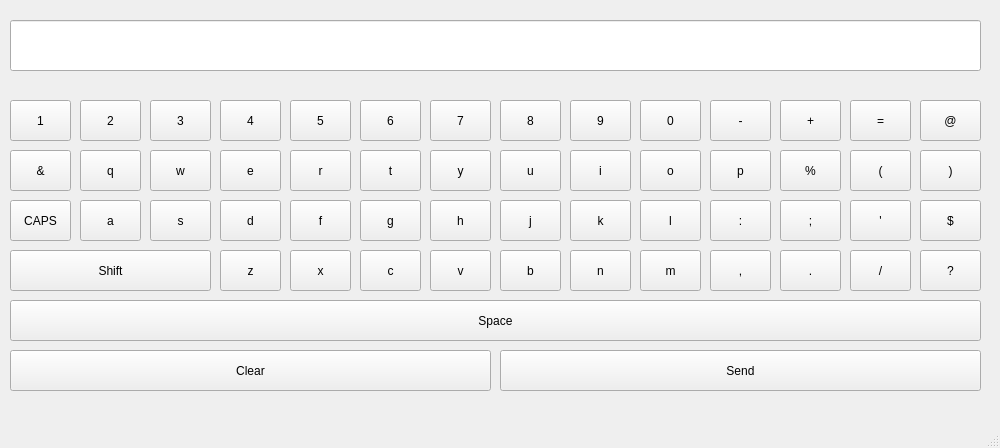
<?xml version="1.0" encoding="UTF-8"?>
<ui version="4.0">
 <class>MainWindow</class>
 <widget class="QMainWindow" name="MainWindow">
  <property name="geometry">
   <rect>
    <x>0</x>
    <y>0</y>
    <width>1000</width>
    <height>448</height>
   </rect>
  </property>
  <property name="windowTitle">
   <string>Keyboard</string>
  </property>
  <widget class="QWidget" name="centralwidget">
   <widget class="QPushButton" name="btn_one">
    <property name="geometry">
     <rect>
      <x>10</x>
      <y>100</y>
      <width>61</width>
      <height>41</height>
     </rect>
    </property>
    <property name="text">
     <string>1</string>
    </property>
   </widget>
   <widget class="QPushButton" name="btn_two">
    <property name="geometry">
     <rect>
      <x>80</x>
      <y>100</y>
      <width>61</width>
      <height>41</height>
     </rect>
    </property>
    <property name="text">
     <string>2</string>
    </property>
   </widget>
   <widget class="QPushButton" name="btn_three">
    <property name="geometry">
     <rect>
      <x>150</x>
      <y>100</y>
      <width>61</width>
      <height>41</height>
     </rect>
    </property>
    <property name="text">
     <string>3</string>
    </property>
   </widget>
   <widget class="QPushButton" name="btn_four">
    <property name="geometry">
     <rect>
      <x>220</x>
      <y>100</y>
      <width>61</width>
      <height>41</height>
     </rect>
    </property>
    <property name="text">
     <string>4</string>
    </property>
   </widget>
   <widget class="QPushButton" name="btn_five">
    <property name="geometry">
     <rect>
      <x>290</x>
      <y>100</y>
      <width>61</width>
      <height>41</height>
     </rect>
    </property>
    <property name="text">
     <string>5</string>
    </property>
   </widget>
   <widget class="QPushButton" name="btn_six">
    <property name="geometry">
     <rect>
      <x>360</x>
      <y>100</y>
      <width>61</width>
      <height>41</height>
     </rect>
    </property>
    <property name="text">
     <string>6</string>
    </property>
   </widget>
   <widget class="QPushButton" name="btn_seven">
    <property name="geometry">
     <rect>
      <x>430</x>
      <y>100</y>
      <width>61</width>
      <height>41</height>
     </rect>
    </property>
    <property name="text">
     <string>7</string>
    </property>
   </widget>
   <widget class="QPushButton" name="btn_eight">
    <property name="geometry">
     <rect>
      <x>500</x>
      <y>100</y>
      <width>61</width>
      <height>41</height>
     </rect>
    </property>
    <property name="text">
     <string>8</string>
    </property>
   </widget>
   <widget class="QPushButton" name="btn_nine">
    <property name="geometry">
     <rect>
      <x>570</x>
      <y>100</y>
      <width>61</width>
      <height>41</height>
     </rect>
    </property>
    <property name="text">
     <string>9</string>
    </property>
   </widget>
   <widget class="QPushButton" name="btn_zero">
    <property name="geometry">
     <rect>
      <x>640</x>
      <y>100</y>
      <width>61</width>
      <height>41</height>
     </rect>
    </property>
    <property name="text">
     <string>0</string>
    </property>
   </widget>
   <widget class="QPushButton" name="btn_dash">
    <property name="geometry">
     <rect>
      <x>710</x>
      <y>100</y>
      <width>61</width>
      <height>41</height>
     </rect>
    </property>
    <property name="text">
     <string>-</string>
    </property>
   </widget>
   <widget class="QPushButton" name="btn_plus">
    <property name="geometry">
     <rect>
      <x>780</x>
      <y>100</y>
      <width>61</width>
      <height>41</height>
     </rect>
    </property>
    <property name="text">
     <string>+</string>
    </property>
   </widget>
   <widget class="QPushButton" name="btn_equals">
    <property name="geometry">
     <rect>
      <x>850</x>
      <y>100</y>
      <width>61</width>
      <height>41</height>
     </rect>
    </property>
    <property name="text">
     <string>=</string>
    </property>
   </widget>
   <widget class="QPushButton" name="btn_at">
    <property name="geometry">
     <rect>
      <x>920</x>
      <y>100</y>
      <width>61</width>
      <height>41</height>
     </rect>
    </property>
    <property name="text">
     <string>@</string>
    </property>
   </widget>
   <widget class="QPushButton" name="btn_caps">
    <property name="geometry">
     <rect>
      <x>10</x>
      <y>200</y>
      <width>61</width>
      <height>41</height>
     </rect>
    </property>
    <property name="text">
     <string>CAPS</string>
    </property>
   </widget>
   <widget class="QPushButton" name="btn_q">
    <property name="geometry">
     <rect>
      <x>80</x>
      <y>150</y>
      <width>61</width>
      <height>41</height>
     </rect>
    </property>
    <property name="text">
     <string>q</string>
    </property>
   </widget>
   <widget class="QPushButton" name="btn_w">
    <property name="geometry">
     <rect>
      <x>150</x>
      <y>150</y>
      <width>61</width>
      <height>41</height>
     </rect>
    </property>
    <property name="text">
     <string>w</string>
    </property>
   </widget>
   <widget class="QPushButton" name="btn_e">
    <property name="geometry">
     <rect>
      <x>220</x>
      <y>150</y>
      <width>61</width>
      <height>41</height>
     </rect>
    </property>
    <property name="text">
     <string>e</string>
    </property>
   </widget>
   <widget class="QPushButton" name="btn_r">
    <property name="geometry">
     <rect>
      <x>290</x>
      <y>150</y>
      <width>61</width>
      <height>41</height>
     </rect>
    </property>
    <property name="text">
     <string>r</string>
    </property>
   </widget>
   <widget class="QPushButton" name="btn_t">
    <property name="geometry">
     <rect>
      <x>360</x>
      <y>150</y>
      <width>61</width>
      <height>41</height>
     </rect>
    </property>
    <property name="text">
     <string>t</string>
    </property>
   </widget>
   <widget class="QPushButton" name="btn_y">
    <property name="geometry">
     <rect>
      <x>430</x>
      <y>150</y>
      <width>61</width>
      <height>41</height>
     </rect>
    </property>
    <property name="text">
     <string>y</string>
    </property>
   </widget>
   <widget class="QPushButton" name="btn_u">
    <property name="geometry">
     <rect>
      <x>500</x>
      <y>150</y>
      <width>61</width>
      <height>41</height>
     </rect>
    </property>
    <property name="text">
     <string>u</string>
    </property>
   </widget>
   <widget class="QPushButton" name="btn_i">
    <property name="geometry">
     <rect>
      <x>570</x>
      <y>150</y>
      <width>61</width>
      <height>41</height>
     </rect>
    </property>
    <property name="text">
     <string>i</string>
    </property>
   </widget>
   <widget class="QPushButton" name="btn_o">
    <property name="geometry">
     <rect>
      <x>640</x>
      <y>150</y>
      <width>61</width>
      <height>41</height>
     </rect>
    </property>
    <property name="text">
     <string>o</string>
    </property>
   </widget>
   <widget class="QPushButton" name="btn_p">
    <property name="geometry">
     <rect>
      <x>710</x>
      <y>150</y>
      <width>61</width>
      <height>41</height>
     </rect>
    </property>
    <property name="text">
     <string>p</string>
    </property>
   </widget>
   <widget class="QPushButton" name="btn_a">
    <property name="geometry">
     <rect>
      <x>80</x>
      <y>200</y>
      <width>61</width>
      <height>41</height>
     </rect>
    </property>
    <property name="text">
     <string>a</string>
    </property>
   </widget>
   <widget class="QPushButton" name="btn_s">
    <property name="geometry">
     <rect>
      <x>150</x>
      <y>200</y>
      <width>61</width>
      <height>41</height>
     </rect>
    </property>
    <property name="text">
     <string>s</string>
    </property>
   </widget>
   <widget class="QPushButton" name="btn_d">
    <property name="geometry">
     <rect>
      <x>220</x>
      <y>200</y>
      <width>61</width>
      <height>41</height>
     </rect>
    </property>
    <property name="text">
     <string>d</string>
    </property>
   </widget>
   <widget class="QPushButton" name="btn_f">
    <property name="geometry">
     <rect>
      <x>290</x>
      <y>200</y>
      <width>61</width>
      <height>41</height>
     </rect>
    </property>
    <property name="text">
     <string>f</string>
    </property>
   </widget>
   <widget class="QPushButton" name="btn_g">
    <property name="geometry">
     <rect>
      <x>360</x>
      <y>200</y>
      <width>61</width>
      <height>41</height>
     </rect>
    </property>
    <property name="text">
     <string>g</string>
    </property>
   </widget>
   <widget class="QPushButton" name="btn_h">
    <property name="geometry">
     <rect>
      <x>430</x>
      <y>200</y>
      <width>61</width>
      <height>41</height>
     </rect>
    </property>
    <property name="text">
     <string>h</string>
    </property>
   </widget>
   <widget class="QPushButton" name="btn_j">
    <property name="geometry">
     <rect>
      <x>500</x>
      <y>200</y>
      <width>61</width>
      <height>41</height>
     </rect>
    </property>
    <property name="text">
     <string>j</string>
    </property>
   </widget>
   <widget class="QPushButton" name="btn_k">
    <property name="geometry">
     <rect>
      <x>570</x>
      <y>200</y>
      <width>61</width>
      <height>41</height>
     </rect>
    </property>
    <property name="text">
     <string>k</string>
    </property>
   </widget>
   <widget class="QPushButton" name="btn_l">
    <property name="geometry">
     <rect>
      <x>640</x>
      <y>200</y>
      <width>61</width>
      <height>41</height>
     </rect>
    </property>
    <property name="text">
     <string>l</string>
    </property>
   </widget>
   <widget class="QPushButton" name="btn_colon">
    <property name="geometry">
     <rect>
      <x>710</x>
      <y>200</y>
      <width>61</width>
      <height>41</height>
     </rect>
    </property>
    <property name="text">
     <string>:</string>
    </property>
   </widget>
   <widget class="QPushButton" name="btn_z">
    <property name="geometry">
     <rect>
      <x>220</x>
      <y>250</y>
      <width>61</width>
      <height>41</height>
     </rect>
    </property>
    <property name="text">
     <string>z</string>
    </property>
   </widget>
   <widget class="QPushButton" name="btn_x">
    <property name="geometry">
     <rect>
      <x>290</x>
      <y>250</y>
      <width>61</width>
      <height>41</height>
     </rect>
    </property>
    <property name="text">
     <string>x</string>
    </property>
   </widget>
   <widget class="QPushButton" name="btn_c">
    <property name="geometry">
     <rect>
      <x>360</x>
      <y>250</y>
      <width>61</width>
      <height>41</height>
     </rect>
    </property>
    <property name="text">
     <string>c</string>
    </property>
   </widget>
   <widget class="QPushButton" name="btn_v">
    <property name="geometry">
     <rect>
      <x>430</x>
      <y>250</y>
      <width>61</width>
      <height>41</height>
     </rect>
    </property>
    <property name="text">
     <string>v</string>
    </property>
   </widget>
   <widget class="QPushButton" name="btn_b">
    <property name="geometry">
     <rect>
      <x>500</x>
      <y>250</y>
      <width>61</width>
      <height>41</height>
     </rect>
    </property>
    <property name="text">
     <string>b</string>
    </property>
   </widget>
   <widget class="QPushButton" name="btn_n">
    <property name="geometry">
     <rect>
      <x>570</x>
      <y>250</y>
      <width>61</width>
      <height>41</height>
     </rect>
    </property>
    <property name="text">
     <string>n</string>
    </property>
   </widget>
   <widget class="QPushButton" name="btn_m">
    <property name="geometry">
     <rect>
      <x>640</x>
      <y>250</y>
      <width>61</width>
      <height>41</height>
     </rect>
    </property>
    <property name="text">
     <string>m</string>
    </property>
   </widget>
   <widget class="QPushButton" name="btn_shift">
    <property name="geometry">
     <rect>
      <x>10</x>
      <y>250</y>
      <width>201</width>
      <height>41</height>
     </rect>
    </property>
    <property name="text">
     <string>Shift</string>
    </property>
   </widget>
   <widget class="QPushButton" name="btn_space">
    <property name="geometry">
     <rect>
      <x>10</x>
      <y>300</y>
      <width>971</width>
      <height>41</height>
     </rect>
    </property>
    <property name="text">
     <string>Space</string>
    </property>
   </widget>
   <widget class="QPushButton" name="btn_clear">
    <property name="geometry">
     <rect>
      <x>10</x>
      <y>350</y>
      <width>481</width>
      <height>41</height>
     </rect>
    </property>
    <property name="text">
     <string>Clear</string>
    </property>
   </widget>
   <widget class="QPushButton" name="btn_send">
    <property name="geometry">
     <rect>
      <x>500</x>
      <y>350</y>
      <width>481</width>
      <height>41</height>
     </rect>
    </property>
    <property name="text">
     <string>Send</string>
    </property>
   </widget>
   <widget class="QPushButton" name="btn_comma">
    <property name="geometry">
     <rect>
      <x>710</x>
      <y>250</y>
      <width>61</width>
      <height>41</height>
     </rect>
    </property>
    <property name="text">
     <string>,</string>
    </property>
   </widget>
   <widget class="QPushButton" name="btn_period">
    <property name="geometry">
     <rect>
      <x>780</x>
      <y>250</y>
      <width>61</width>
      <height>41</height>
     </rect>
    </property>
    <property name="text">
     <string>.</string>
    </property>
   </widget>
   <widget class="QPushButton" name="btn_slash">
    <property name="geometry">
     <rect>
      <x>850</x>
      <y>250</y>
      <width>61</width>
      <height>41</height>
     </rect>
    </property>
    <property name="text">
     <string>/</string>
    </property>
   </widget>
   <widget class="QPushButton" name="btn_question_mark">
    <property name="geometry">
     <rect>
      <x>920</x>
      <y>250</y>
      <width>61</width>
      <height>41</height>
     </rect>
    </property>
    <property name="text">
     <string>?</string>
    </property>
   </widget>
   <widget class="QPushButton" name="btn_semi_colon">
    <property name="geometry">
     <rect>
      <x>780</x>
      <y>200</y>
      <width>61</width>
      <height>41</height>
     </rect>
    </property>
    <property name="text">
     <string>;</string>
    </property>
   </widget>
   <widget class="QPushButton" name="btn_quote">
    <property name="geometry">
     <rect>
      <x>850</x>
      <y>200</y>
      <width>61</width>
      <height>41</height>
     </rect>
    </property>
    <property name="text">
     <string>'</string>
    </property>
   </widget>
   <widget class="QPushButton" name="btn_dollar">
    <property name="geometry">
     <rect>
      <x>920</x>
      <y>200</y>
      <width>61</width>
      <height>41</height>
     </rect>
    </property>
    <property name="text">
     <string>$</string>
    </property>
   </widget>
   <widget class="QPushButton" name="btn_open_bracket">
    <property name="geometry">
     <rect>
      <x>850</x>
      <y>150</y>
      <width>61</width>
      <height>41</height>
     </rect>
    </property>
    <property name="text">
     <string>(</string>
    </property>
   </widget>
   <widget class="QPushButton" name="btn_percent">
    <property name="geometry">
     <rect>
      <x>780</x>
      <y>150</y>
      <width>61</width>
      <height>41</height>
     </rect>
    </property>
    <property name="text">
     <string>%</string>
    </property>
   </widget>
   <widget class="QPushButton" name="btn_close_bracket">
    <property name="geometry">
     <rect>
      <x>920</x>
      <y>150</y>
      <width>61</width>
      <height>41</height>
     </rect>
    </property>
    <property name="text">
     <string>)</string>
    </property>
   </widget>
   <widget class="QPushButton" name="btn_amphersand">
    <property name="geometry">
     <rect>
      <x>10</x>
      <y>150</y>
      <width>61</width>
      <height>41</height>
     </rect>
    </property>
    <property name="text">
     <string>&amp;&amp;</string>
    </property>
   </widget>
   <widget class="QLineEdit" name="edit_text">
    <property name="geometry">
     <rect>
      <x>10</x>
      <y>20</y>
      <width>971</width>
      <height>51</height>
     </rect>
    </property>
   </widget>
  </widget>
  <widget class="QMenuBar" name="menubar">
   <property name="geometry">
    <rect>
     <x>0</x>
     <y>0</y>
     <width>1000</width>
     <height>25</height>
    </rect>
   </property>
  </widget>
  <widget class="QStatusBar" name="statusbar"/>
 </widget>
 <resources/>
 <connections/>
</ui>
